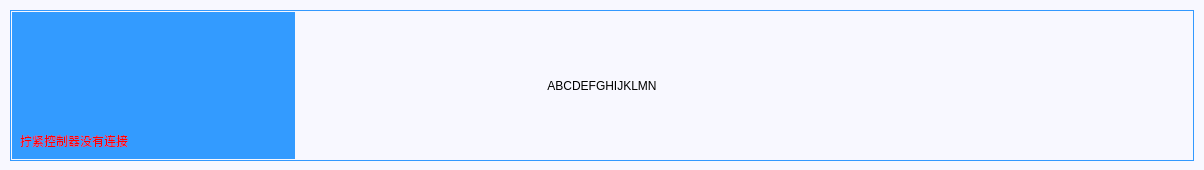
     <widget class="QWidget" name="widget_2" native="true">
      <property name="geometry">
       <rect>
        <x>0</x>
        <y>0</y>
        <width>1204</width>
        <height>170</height>
       </rect>
      </property>
      <property name="styleSheet">
       <string notr="true">background-color: rgb(248, 248, 255);</string>
      </property>
      <widget class="QLabel" name="label_17">
       <property name="geometry">
        <rect>
         <x>10</x>
         <y>10</y>
         <width>1184</width>
         <height>151</height>
        </rect>
       </property>
       <property name="styleSheet">
        <string notr="true">font: 60pt &quot;黑体&quot;;
background:transparent;

</string>
       </property>
       <property name="text">
        <string>ABCDEFGHIJKLMN</string>
       </property>
       <property name="alignment">
        <set>Qt::AlignCenter</set>
       </property>
      </widget>
      <widget class="QLabel" name="label_tiaomastate">
       <property name="geometry">
        <rect>
         <x>20</x>
         <y>130</y>
         <width>171</width>
         <height>21</height>
        </rect>
       </property>
       <property name="styleSheet">
        <string notr="true">background:transparent;
color: rgb(255, 0, 0);
font: 12pt &quot;黑体&quot;;</string>
       </property>
       <property name="text">
        <string>拧紧控制器没有连接</string>
       </property>
      </widget>
      <widget class="QLabel" name="label_time">
       <property name="geometry">
        <rect>
         <x>180</x>
         <y>130</y>
         <width>171</width>
         <height>21</height>
        </rect>
       </property>
       <property name="styleSheet">
        <string notr="true">background:transparent;
color: rgb(255, 0, 0);
font: 12pt &quot;黑体&quot;;</string>
       </property>
       <property name="text">
        <string/>
       </property>
      </widget>
      <widget class="QProgressBar" name="progressBar">
       <property name="geometry">
        <rect>
         <x>10</x>
         <y>10</y>
         <width>1184</width>
         <height>151</height>
        </rect>
       </property>
       <property name="styleSheet">
        <string notr="true">QProgressBar:horizontal {
border: 1px solid  rgb(51, 153, 255);
background: rgb(248, 248, 255);
padding: 1px;
}
QProgressBar::chunk:horizontal {
background-color: rgb(51, 155, 255);
}</string>
       </property>
       <property name="value">
        <number>24</number>
       </property>
       <property name="textVisible">
        <bool>false</bool>
       </property>
      </widget>
      <zorder>progressBar</zorder>
      <zorder>label_17</zorder>
      <zorder>label_time</zorder>
      <zorder>label_tiaomastate</zorder>
     </widget>
